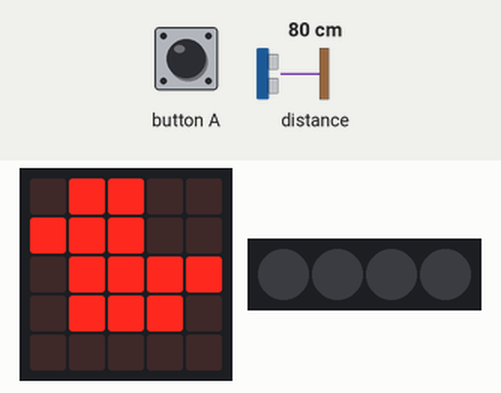
This program was run on a simulated BBC micro:bit (MakeCode). Shown: the board's 5×5 LED display, 4 RGB LEDs in strip order, left to right. Inputs (shaded band) come from the test bench; at power-on: distance to the obstacle 80 cm. Dim RGB values are drawn brighter than linear.

Above: at 1.8 s.
1.9 s: button A pressed for 0.15 s
At 2.7 s:
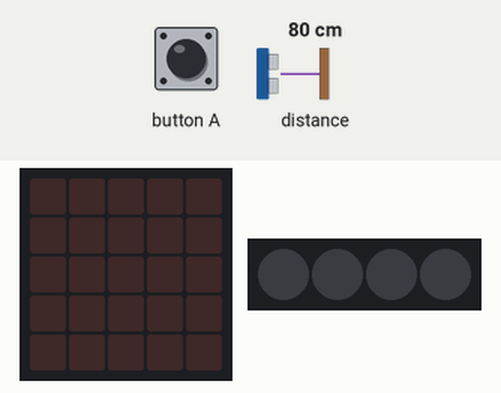
3.5 s: button A pressed for 0.15 s
At 4.9 s:
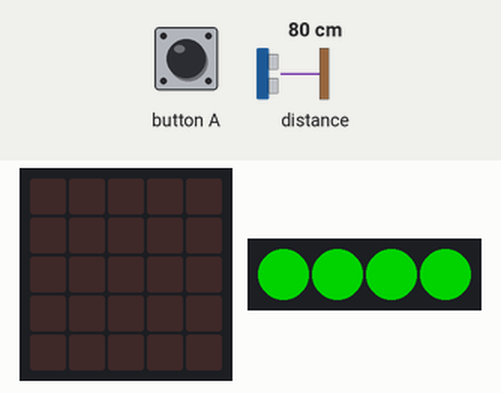
Timing chart, 0 to 6.5 s (numbered marks = the images above; inputs shaded):
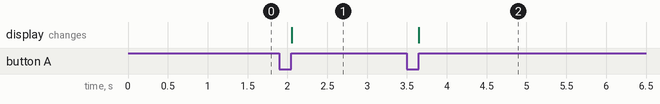

The program:

main.ts
```typescript
// (licence header left out)
// variables
let distanceToObject: number = 0
let neopixelStrip: neopixel.Strip = null

// setup
basic.clearScreen()
neopixelStrip = neopixel.create(DigitalPin.P16, 4, NeoPixelMode.RGB)
neopixelStrip.setPixelColor(0, neopixel.colors(NeoPixelColors.Black))
neopixelStrip.setPixelColor(1, neopixel.colors(NeoPixelColors.Black))
neopixelStrip.setPixelColor(2, neopixel.colors(NeoPixelColors.Black))
neopixelStrip.setPixelColor(3, neopixel.colors(NeoPixelColors.Black))
neopixelStrip.show()
basic.showIcon(IconNames.Duck)

input.onButtonPressed(Button.A, function () {
  basic.clearScreen()
  distanceToObject = sonar.ping(
    DigitalPin.P1,
    DigitalPin.P2,
    PingUnit.Centimeters
  )
input.onButtonPressed(Button.A, function () {
  if (distanceToObject < 10) {
    neopixelStrip.setPixelColor(0, neopixel.colors(NeoPixelColors.Red))
    neopixelStrip.setPixelColor(1, neopixel.colors(NeoPixelColors.Red))
    neopixelStrip.setPixelColor(2, neopixel.colors(NeoPixelColors.Red))
    neopixelStrip.setPixelColor(3, neopixel.colors(NeoPixelColors.Red))
    neopixelStrip.show()
  } else {
    neopixelStrip.setPixelColor(0, neopixel.colors(NeoPixelColors.Green))
    neopixelStrip.setPixelColor(1, neopixel.colors(NeoPixelColors.Green))
    neopixelStrip.setPixelColor(2, neopixel.colors(NeoPixelColors.Green))
    neopixelStrip.setPixelColor(3, neopixel.colors(NeoPixelColors.Green))
    neopixelStrip.show()
  }
})
})
```

Measured:
- after the input at 1.9 s, the display: changes after 0.16 s (image 1)
